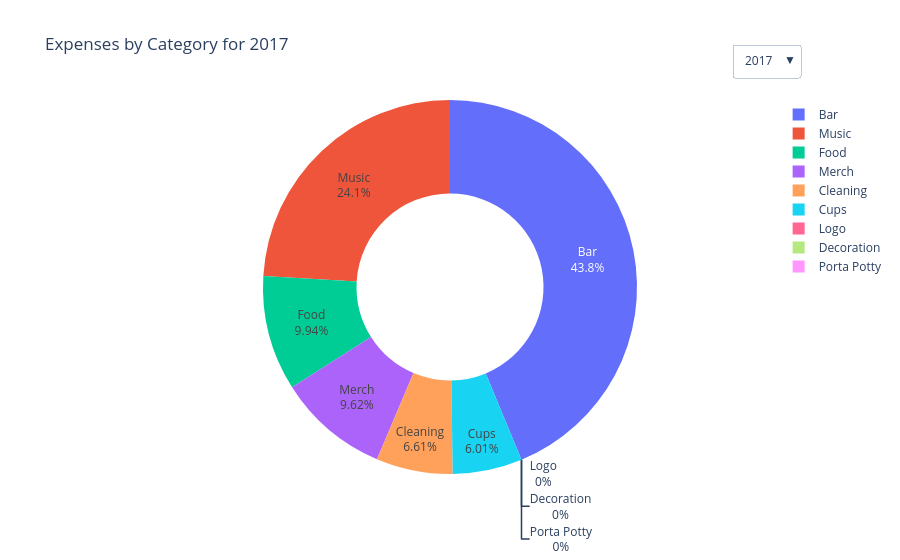

The notebook cell saved with this chart:
### Code cell
# Donut chart of expenses by category and year with dropdown to select year
# Prepare data
category_order = [
    "Music",
    "Bar",
    "Food",
    "Cleaning",
    "Logo",
    "Cups",
    "Merch",
    "Decoration",
    "Porta Potty",
]
years = sorted(exp_df["Year"].unique())
data = []
buttons = []

for i, year in enumerate(years):
    df_year = exp_df[exp_df["Year"] == year]
    sums = df_year.groupby("Category")["Amount"].sum().reindex(category_order).fillna(0)
    # Donut chart trace for this year
    data.append(
        go.Pie(
            labels=category_order,
            values=sums.values,
            name=str(year),
            hole=0.5,
            visible=(i == 0),  # Only first year visible at start
            textinfo="percent+label",
            hovertemplate="%{label}: $%{value:,.0f}<extra></extra>",
        )
    )
    # Button for this year
    visible = [False] * len(years)
    visible[i] = True
    buttons.append(
        dict(
            label=str(year),
            method="update",
            args=[{"visible": visible}, {"title": f"Expenses by Category for {year}"}],
        )
    )

# Create figure
fig = go.Figure(data=data)
fig.update_layout(
    title=f"Expenses by Category for {years[0]}",
    updatemenus=[
        dict(active=0, buttons=buttons, x=1, y=1.15, xanchor="center", yanchor="top")
    ],
)
fig.show()

### Figure 1 — Plotly figure (JSON) as saved in the notebook; plotly's stock layout.template omitted (floating-point values rounded to 4 significant figures)
{"data": [{"hole": 0.5, "hovertemplate": "%{label}: $%{value:,.0f}<extra></extra>", "labels": ["Music", "Bar", "Food", "Cleaning", "Logo", "Cups", "Merch", "Decoration", "Porta Potty"], "name": "2017", "textinfo": "percent+label", "type": "pie", "values": [400, 727.7, 165.3, 110, 0, 100, 160, 0, 0], "visible": true}, {"hole": 0.5, "hovertemplate": "%{label}: $%{value:,.0f}<extra></extra>", "labels": ["Music", "Bar", "Food", "Cleaning", "Logo", "Cups", "Merch", "Decoration", "Porta Potty"], "name": "2018", "textinfo": "percent+label", "type": "pie", "values": [500, 649, 145, 100, 0, 140.6, 0, 100, 0], "visible": false}, {"hole": 0.5, "hovertemplate": "%{label}: $%{value:,.0f}<extra></extra>", "labels": ["Music", "Bar", "Food", "Cleaning", "Logo", "Cups", "Merch", "Decoration", "Porta Potty"], "name": "2019", "textinfo": "percent+label", "type": "pie", "values": [600, 1543.0, 197.8, 100, 45, 195.5, 156.6, 60, 165.5], "visible": false}, {"hole": 0.5, "hovertemplate": "%{label}: $%{value:,.0f}<extra></extra>", "labels": ["Music", "Bar", "Food", "Cleaning", "Logo", "Cups", "Merch", "Decoration", "Porta Potty"], "name": "2021", "textinfo": "percent+label", "type": "pie", "values": [900, 1206.0, 323.4, 100, 74.8, 214.1, 76.39, 0, 0], "visible": false}, {"hole": 0.5, "hovertemplate": "%{label}: $%{value:,.0f}<extra></extra>", "labels": ["Music", "Bar", "Food", "Cleaning", "Logo", "Cups", "Merch", "Decoration", "Porta Potty"], "name": "2022", "textinfo": "percent+label", "type": "pie", "values": [950, 1494.0, 557.7, 332.4, 200, 137.8, 0, 209.8, 150], "visible": false}, {"hole": 0.5, "hovertemplate": "%{label}: $%{value:,.0f}<extra></extra>", "labels": ["Music", "Bar", "Food", "Cleaning", "Logo", "Cups", "Merch", "Decoration", "Porta Potty"], "name": "2023", "textinfo": "percent+label", "type": "pie", "values": [900, 1415.0, 359.9, 460, 200, 471.8, 60, 132, 150], "visible": false}, {"hole": 0.5, "hovertemplate": "%{label}: $%{value:,.0f}<extra></extra>", "labels": ["Music", "Bar", "Food", "Cleaning", "Logo", "Cups", "Merch", "Decoration", "Porta Potty"], "name": "2024", "textinfo": "percent+label", "type": "pie", "values": [700, 1152, 100, 200, 0, 0, 0, 0, 0], "visible": false}], "layout": {"title": {"text": "Expenses by Category for 2017"}, "updatemenus": [{"active": 0, "buttons": [{"args": [{"visible": [true, false, false, false, false, false, false]}, {"title": "Expenses by Category for 2017"}], "label": "2017", "method": "update"}, {"args": [{"visible": [false, true, false, false, false, false, false]}, {"title": "Expenses by Category for 2018"}], "label": "2018", "method": "update"}, {"args": [{"visible": [false, false, true, false, false, false, false]}, {"title": "Expenses by Category for 2019"}], "label": "2019", "method": "update"}, {"args": [{"visible": [false, false, false, true, false, false, false]}, {"title": "Expenses by Category for 2021"}], "label": "2021", "method": "update"}, {"args": [{"visible": [false, false, false, false, true, false, false]}, {"title": "Expenses by Category for 2022"}], "label": "2022", "method": "update"}, {"args": [{"visible": [false, false, false, false, false, true, false]}, {"title": "Expenses by Category for 2023"}], "label": "2023", "method": "update"}, {"args": [{"visible": [false, false, false, false, false, false, true]}, {"title": "Expenses by Category for 2024"}], "label": "2024", "method": "update"}], "x": 1, "xanchor": "center", "y": 1.15, "yanchor": "top"}]}}
